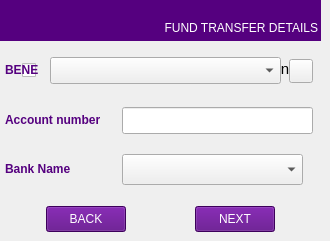
   <widget class="QWidget" name="Beneficiary_detai_page">
    <widget class="QLabel" name="Account_Name_Bene_label">
     <property name="geometry">
      <rect>
       <x>0</x>
       <y>20</y>
       <width>311</width>
       <height>16</height>
      </rect>
     </property>
     <property name="text">
      <string/>
     </property>
    </widget>
    <widget class="QLabel" name="Account_No_Bene_label2_3">
     <property name="geometry">
      <rect>
       <x>0</x>
       <y>0</y>
       <width>311</width>
       <height>16</height>
      </rect>
     </property>
     <property name="text">
      <string/>
     </property>
    </widget>
    <widget class="QLabel" name="Customer_Name_label_9">
     <property name="geometry">
      <rect>
       <x>0</x>
       <y>0</y>
       <width>321</width>
       <height>41</height>
      </rect>
     </property>
     <property name="styleSheet">
      <string notr="true">color: rgb(255, 255, 255);
background-color: rgb(85, 0, 127);
font: 75 11pt &quot;Sans Serif&quot;;</string>
     </property>
     <property name="text">
      <string/>
     </property>
     <property name="textFormat">
      <enum>Qt::AutoText</enum>
     </property>
    </widget>
    <widget class="QLabel" name="Fund_transfer_label">
     <property name="geometry">
      <rect>
       <x>128</x>
       <y>20</y>
       <width>190</width>
       <height>16</height>
      </rect>
     </property>
     <property name="styleSheet">
      <string notr="true">color: rgb(255, 255, 255);
background-color: rgb(85, 0, 127);
font: 75 11pt &quot;Sans Serif&quot;;</string>
     </property>
     <property name="text">
      <string>FUND TRANSFER DETAILS</string>
     </property>
     <property name="alignment">
      <set>Qt::AlignRight|Qt::AlignTrailing|Qt::AlignVCenter</set>
     </property>
    </widget>
    <widget class="QLabel" name="Add_bene_label">
     <property name="geometry">
      <rect>
       <x>52</x>
       <y>59</y>
       <width>251</width>
       <height>20</height>
      </rect>
     </property>
     <property name="font">
      <font>
       <pointsize>11</pointsize>
      </font>
     </property>
     <property name="text">
      <string> Add Beneficiary without transaction</string>
     </property>
    </widget>
    <widget class="QLabel" name="Bene_AccNo_label">
     <property name="geometry">
      <rect>
       <x>5</x>
       <y>110</y>
       <width>116</width>
       <height>20</height>
      </rect>
     </property>
     <property name="font">
      <font>
       <weight>75</weight>
       <bold>true</bold>
      </font>
     </property>
     <property name="styleSheet">
      <string notr="true">color: rgb(85, 0, 127);</string>
     </property>
     <property name="text">
      <string>Account number</string>
     </property>
    </widget>
    <widget class="QLineEdit" name="Bene_acc_no_edit">
     <property name="geometry">
      <rect>
       <x>122</x>
       <y>107</y>
       <width>191</width>
       <height>27</height>
      </rect>
     </property>
     <property name="inputMethodHints">
      <set>Qt::ImhDigitsOnly</set>
     </property>
     <property name="text">
      <string/>
     </property>
     <property name="maxLength">
      <number>18</number>
     </property>
    </widget>
    <widget class="QLabel" name="Bene_bank_Name_label">
     <property name="geometry">
      <rect>
       <x>5</x>
       <y>160</y>
       <width>101</width>
       <height>17</height>
      </rect>
     </property>
     <property name="font">
      <font>
       <weight>75</weight>
       <bold>true</bold>
      </font>
     </property>
     <property name="styleSheet">
      <string notr="true">color: rgb(85, 0, 127);</string>
     </property>
     <property name="text">
      <string>Bank Name</string>
     </property>
    </widget>
    <widget class="QPushButton" name="Bene_previous_button">
     <property name="geometry">
      <rect>
       <x>46</x>
       <y>206</y>
       <width>80</width>
       <height>26</height>
      </rect>
     </property>
     <property name="styleSheet">
      <string notr="true">color: rgb(255, 255, 255);
background-color: rgb(85, 0, 127);
font: 75 11pt &quot;Sans Serif&quot;;</string>
     </property>
     <property name="text">
      <string>BACK</string>
     </property>
    </widget>
    <widget class="QPushButton" name="Bene_next_button">
     <property name="geometry">
      <rect>
       <x>195</x>
       <y>206</y>
       <width>80</width>
       <height>26</height>
      </rect>
     </property>
     <property name="styleSheet">
      <string notr="true">color: rgb(255, 255, 255);
background-color: rgb(85, 0, 127);
font: 75 11pt &quot;Sans Serif&quot;;</string>
     </property>
     <property name="text">
      <string>NEXT</string>
     </property>
    </widget>
    <widget class="QComboBox" name="cmb_bankList">
     <property name="geometry">
      <rect>
       <x>122</x>
       <y>154</y>
       <width>181</width>
       <height>31</height>
      </rect>
     </property>
     <property name="font">
      <font>
       <pointsize>18</pointsize>
      </font>
     </property>
     <property name="sizeAdjustPolicy">
      <enum>QComboBox::AdjustToContentsOnFirstShow</enum>
     </property>
     <property name="iconSize">
      <size>
       <width>14</width>
       <height>14</height>
      </size>
     </property>
     <property name="frame">
      <bool>true</bool>
     </property>
    </widget>
    <widget class="QLabel" name="FinoLogo_20">
     <property name="geometry">
      <rect>
       <x>5</x>
       <y>2</y>
       <width>71</width>
       <height>35</height>
      </rect>
     </property>
     <property name="autoFillBackground">
      <bool>false</bool>
     </property>
     <property name="styleSheet">
      <string notr="true">background-color: rgb(85, 0, 127);</string>
     </property>
     <property name="text">
      <string/>
     </property>
     <property name="pixmap">
      <pixmap resource="fino.qrc">:/Fino/Icons/finoW.png</pixmap>
     </property>
     <property name="scaledContents">
      <bool>true</bool>
     </property>
    </widget>
    <widget class="QComboBox" name="cmb_Registered_Bene_List">
     <property name="geometry">
      <rect>
       <x>50</x>
       <y>57</y>
       <width>231</width>
       <height>27</height>
      </rect>
     </property>
    </widget>
    <widget class="QLabel" name="BENE_List_label">
     <property name="geometry">
      <rect>
       <x>5</x>
       <y>54</y>
       <width>45</width>
       <height>31</height>
      </rect>
     </property>
     <property name="font">
      <font>
       <weight>75</weight>
       <bold>true</bold>
      </font>
     </property>
     <property name="styleSheet">
      <string notr="true">color: rgb(85, 0, 127);</string>
     </property>
     <property name="text">
      <string>BENE</string>
     </property>
    </widget>
    <widget class="QCheckBox" name="checkBox_button">
     <property name="geometry">
      <rect>
       <x>22</x>
       <y>58</y>
       <width>24</width>
       <height>24</height>
      </rect>
     </property>
     <property name="font">
      <font>
       <pointsize>9</pointsize>
      </font>
     </property>
     <property name="styleSheet">
      <string notr="true">QRadioButton::indicator{width:22px;height:22px}

</string>
     </property>
     <property name="text">
      <string/>
     </property>
     <property name="iconSize">
      <size>
       <width>24</width>
       <height>24</height>
      </size>
     </property>
     <property name="autoExclusive">
      <bool>true</bool>
     </property>
     <property name="autoRepeatDelay">
      <number>200</number>
     </property>
    </widget>
    <widget class="QPushButton" name="pushButton_5">
     <property name="geometry">
      <rect>
       <x>289</x>
       <y>59</y>
       <width>24</width>
       <height>24</height>
      </rect>
     </property>
     <property name="styleSheet">
      <string notr="true"/>
     </property>
     <property name="text">
      <string/>
     </property>
     <property name="icon">
      <iconset>
       <activeon>:/Fino/Icons/Delete.png</activeon>
      </iconset>
     </property>
     <property name="iconSize">
      <size>
       <width>24</width>
       <height>24</height>
      </size>
     </property>
     <property name="checkable">
      <bool>false</bool>
     </property>
    </widget>
    <zorder>checkBox_button</zorder>
    <zorder>BENE_List_label</zorder>
    <zorder>Add_bene_label</zorder>
    <zorder>cmb_Registered_Bene_List</zorder>
    <zorder>Account_Name_Bene_label</zorder>
    <zorder>Account_No_Bene_label2_3</zorder>
    <zorder>Customer_Name_label_9</zorder>
    <zorder>Fund_transfer_label</zorder>
    <zorder>Bene_AccNo_label</zorder>
    <zorder>Bene_acc_no_edit</zorder>
    <zorder>Bene_bank_Name_label</zorder>
    <zorder>Bene_previous_button</zorder>
    <zorder>Bene_next_button</zorder>
    <zorder>cmb_bankList</zorder>
    <zorder>FinoLogo_20</zorder>
    <zorder>pushButton_5</zorder>
   </widget>
